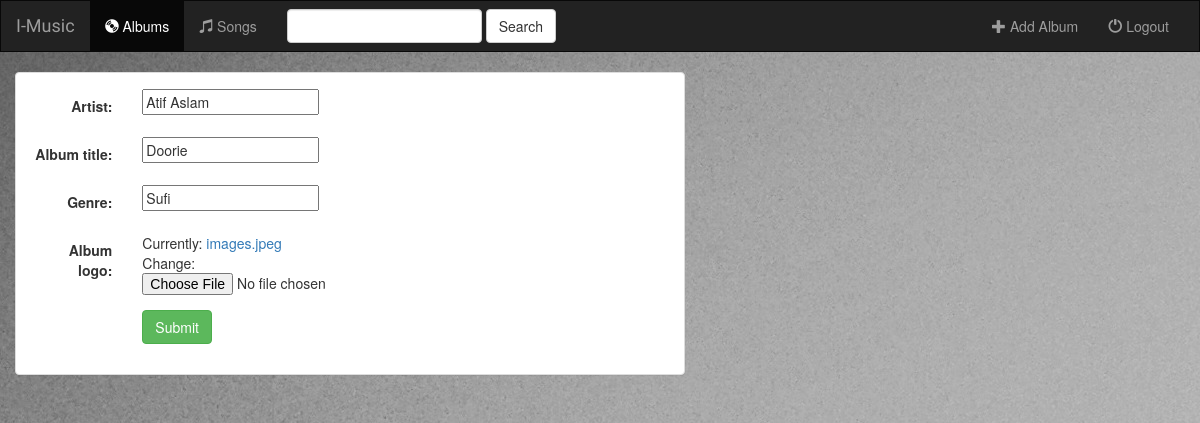
Screenshot of /album/2/ with the database file from the repository.
### music/models.py (models this page shows, shortened)
class Album(models.Model):
    artist = models.CharField(max_length=250)
    album_title = models.CharField(max_length=500)
    genre = models.CharField(max_length=100)
    album_logo = models.FileField()

### music/views.py (the view)
# urls.py: url(r'album/(?P<pk>[0-9]+)/$', views.AlbumUpdate.as_view(), name='album-update'),
class AlbumUpdate(UpdateView):
    model = Album
    fields = ['artist', 'album_title', 'genre', 'album_logo']

### music/templates/music/album_form.html (shortened to what this page needs)
{% extends 'music/base.html' %}
{% block body %}
<div class="container-fluid">
    <div class="row">
        <div class="col-sm-12 col-md-7">
            <div class="panel panel-default">
            <div class="panel-body">
                <form class="form-horizontal" action="" method="POST" enctype="multipart/form-data">
                    {% include 'music/form-template.html' %}
                    <div class="form-group">
                        <div class="col-sm-offset-2 col-sm-10">
                            <button type="submit" class="btn btn-success">Submit</button>
                        </div>
                    </div>
                </form>
             </div>
         </div>
     </div>
    </div>
</div>
{% endblock %}

### music/templates/music/form-template.html (shortened to what this page needs)
{% for field in form %}
<div class="form-group" xmlns="http://www.w3.org/1999/html">
    <div class="col-sm-offset-2 col-sm-10">
    </div>
    <label class="control-label col-sm-2">{{ field.label_tag }}</label>
    <div class="col-sm-10">{{ field }}</div>
 </div>
{% endfor %}

### music/static/music/style.css (style rules this page uses)
body { background: white url("images/abstract-music-rock-bw.jpg"); }

### rows the page displays
Album: form "Atif Aslam" "Doorie" "Sufi"

### other values shown
{{ field.label_tag }} "Artist:" "Album title:" "Genre:" "Album logo:"
